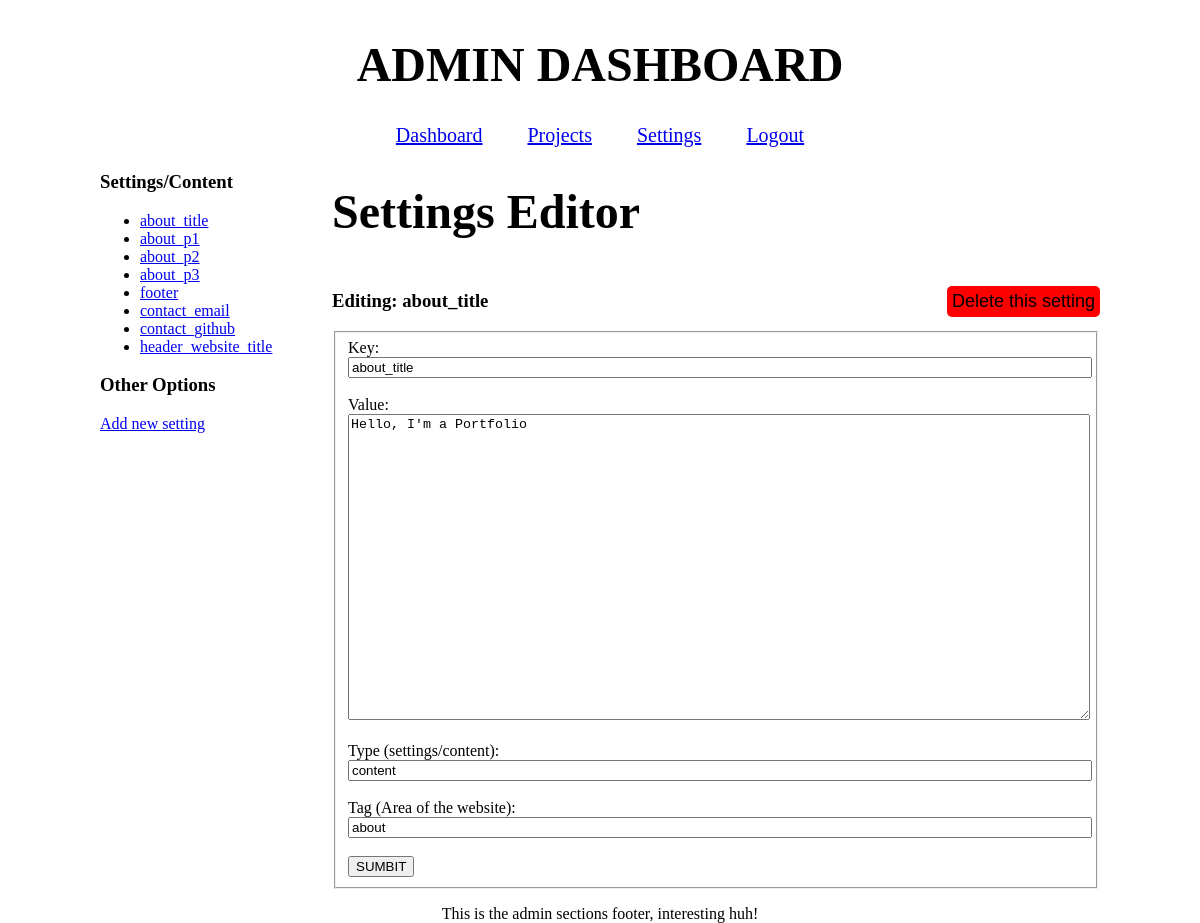
The page /site/admin/settings.php?id=1 (signed in) on the database as committed earlier.
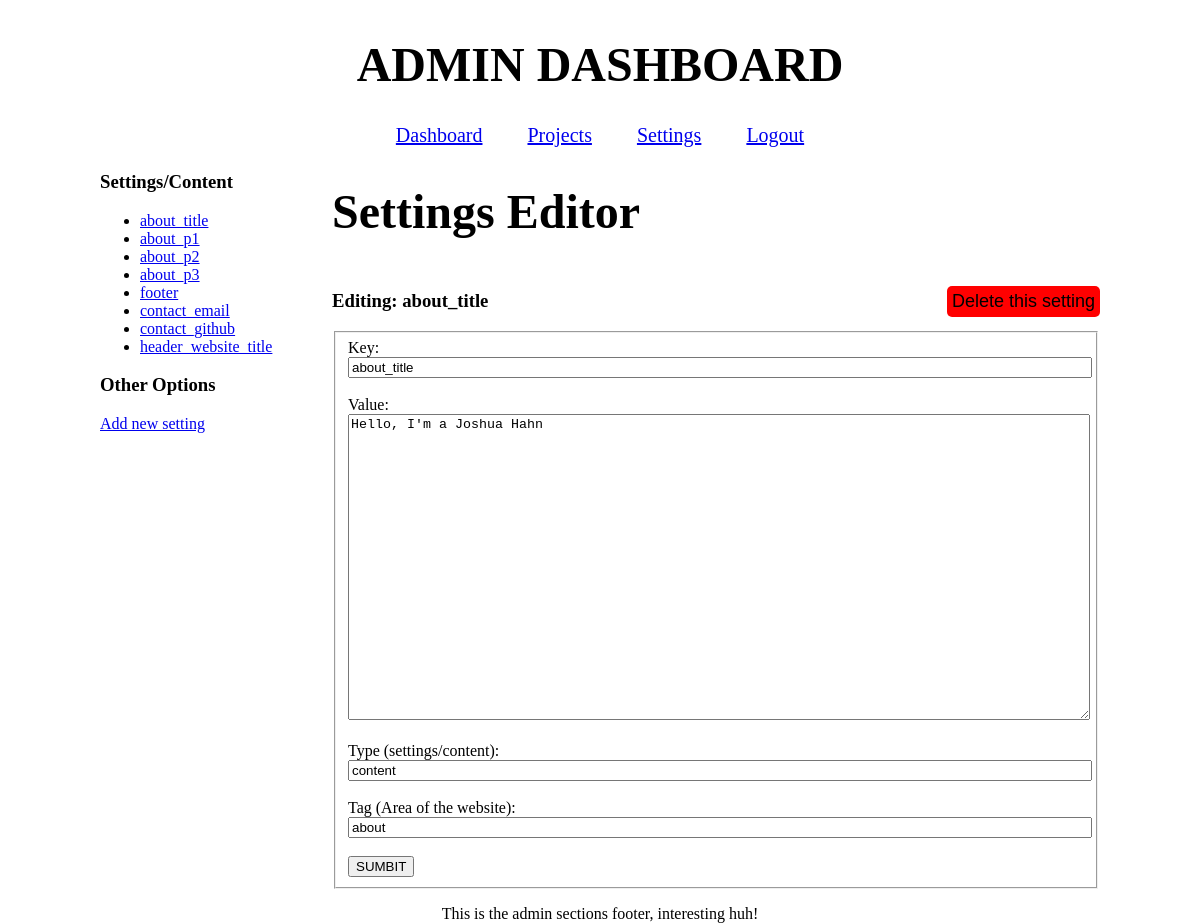
The same page on the database as committed later.
### tables this page shows
CREATE TABLE settings (
    id INTEGER PRIMARY KEY AUTOINCREMENT,
    key TEXT UNIQUE NOT NULL,
    value TEXT NOT NULL,
    type TEXT DEFAULT 'setting',
    tag TEXT DEFAULT 'general'
);

### site/admin/settings.php (the view, shortened to what this page needs)
<?php
require_once "init.php";
$selected_setting = null;
$isNew = false;
if (isset($_GET["id"])) {
    $id = $_GET["id"];
    $statement = $database->prepare("SELECT * FROM settings WHERE id = :id");
    $statement->execute([":id" => $id]);
    $selected_setting = $statement->fetch();
}
$settings = $database->query("SELECT id, key FROM settings ORDER BY id ASC");
?>
<?php include "header.php" ?>
<main>
  <div class="side-panel">
    <h3>Settings/Content</h3>
      <ul>
        <?php while($s = $settings->fetch()): ?>
          <li>
            <a href="?id=<?=$s["id"]?>">
              <?=htmlspecialchars($s["key"])?>
            </a>
          </li>
        <?php endwhile ?>
      </ul>
    <h3>Other Options</h3>
    <a href="?action=new">Add new setting</a>
  </div>
  <div class="center-panel">
    <h1>Settings Editor</h1>
    <?php if ($selected_setting || $isNew): ?>
      <div class="form-heading">
        <?php if (!$isNew): ?>
          <h3>Editing: <?= htmlspecialchars($selected_setting["key"])?></h3>
          <form method="POST">
            <button class="delete-btn" type="submit" onclick="return confirm
              ('Are you sure you want to delete this project');">
              Delete this setting
            </button>
          </form>
        <?php else: ?>
          <h3>Adding a New setting</h3>
        <?php endif ?>
      </div>
      <form method="POST">
        <fieldset>
          <label>Key:</label>
          <br>
          <input name="key" value="<?=htmlspecialchars($selected_setting["key"])?>">
          <br><br>
          <label>Value:</label>
          <br>
          <textarea name="value" rows="20"><?=htmlspecialchars($selected_setting["value"])?></textarea>
          <br><br>
          <label>Type (settings/content):</label>
          <br>
          <input name="type" value="<?=htmlspecialchars($selected_setting["type"])?>">
          <br><br>
          <label>Tag (Area of the website):</label>
          <br>
          <input name="tag" value="<?=htmlspecialchars($selected_setting["tag"])?>">
          <br><br>
          <button type="submit">SUMBIT</button>
        </fieldset>
      </form>
    <?php else: ?>
      <p>Select a setting from the left to edit.</p>
    <?php endif; ?>
  </div>
</main>
<?php include "footer.php" ?>

Rows that differ between the two databases and show on the page:
changed settings "about_title": value "Hello, I'm a Portfolio" → "Hello, I'm a Joshua Hahn"
